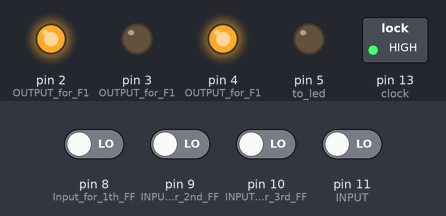
This program was run on a simulated Arduino Uno, built with avr-gcc and run on an emulated ATmega328P. Shown: switched loads named in the program (green lamp = pin HIGH), output pins drawn as LEDs (lit = HIGH). The inputs (shaded band) are chosen by the test bench; at power-on: pin 8 (Input_for_1th_FF), pin 9 (INPUT_for_2nd_FF), pin 10 (INPUT_for_3rd_FF), pin 11 (INPUT) LOW.

Above: at 8.8 s.
8.9 s: pin 9 (INPUT_for_2nd_FF) driven HIGH
At 13.0 s:
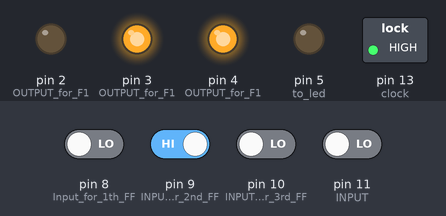
18.2 s: pin 10 (INPUT_for_3rd_FF) driven HIGH
At 20.3 s:
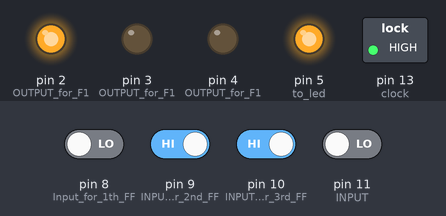
27.5 s: pin 11 (INPUT) driven HIGH
At 28.8 s:
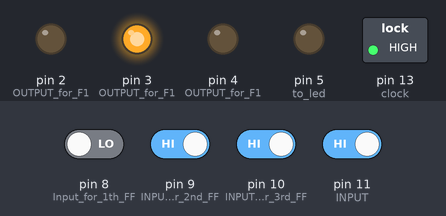
36.8 s: pin 11 (INPUT) driven LOW
At 43.1 s:
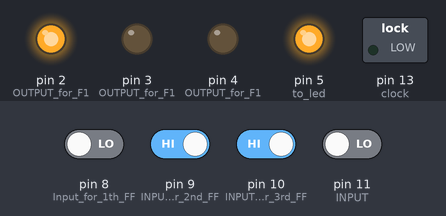
46.1 s: pin 9 (INPUT_for_2nd_FF) driven LOW
At 50.4 s:
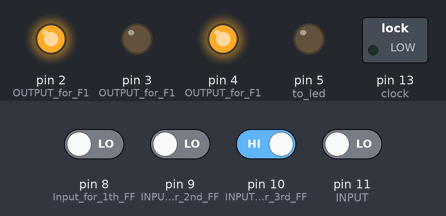
55.4 s: pin 10 (INPUT_for_3rd_FF) driven LOW and pin 11 (INPUT) driven HIGH
At 57.3 s:
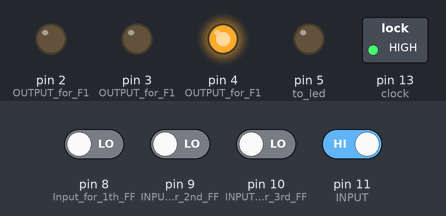
Timing chart, 0 to 65.5 s (numbered marks = the images above; inputs shaded):
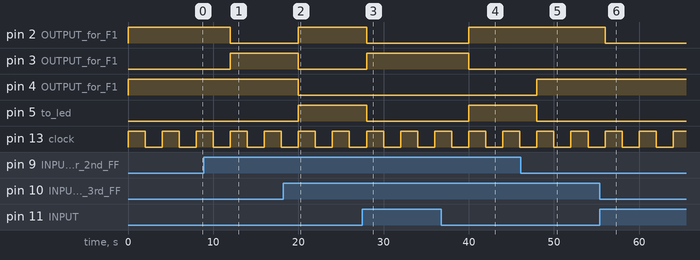

Measured:
- after the input at 8.9 s, pin 2 (OUTPUT_for_F1): HIGH → LOW after 3.1 s; pin 3 (OUTPUT_for_F1): LOW → HIGH after 3.1 s
- after the input at 18.2 s, pin 2 (OUTPUT_for_F1), pin 5 (to_led): LOW → HIGH after 1.8 s; pin 3 (OUTPUT_for_F1), pin 4 (OUTPUT_for_F1): HIGH → LOW after 1.8 s
- after the input at 27.5 s, pin 2 (OUTPUT_for_F1), pin 5 (to_led): HIGH → LOW after 0.50 s; pin 3 (OUTPUT_for_F1): LOW → HIGH after 0.50 s
- after the input at 36.8 s, pin 2 (OUTPUT_for_F1), pin 5 (to_led): LOW → HIGH after 3.2 s; pin 3 (OUTPUT_for_F1): HIGH → LOW after 3.2 s
- after the input at 46.1 s, pin 4 (OUTPUT_for_F1): LOW → HIGH after 1.9 s; pin 5 (to_led): HIGH → LOW after 1.9 s
- after the input at 55.4 s, pin 2 (OUTPUT_for_F1): HIGH → LOW after 0.60 s
- by itself, pin 13 (clock): alternates HIGH for 2.0 s and LOW for 2.0 s

The program:

main.cpp
```cpp
#include <Arduino.h>
int A=0,B=0,C=0,X=0;   //input
int P,Q,R,Y;          //output

void fsm_read()
{
  A = digitalRead(8);
  B= digitalRead(9);
  C = digitalRead(10);
 X= digitalRead(11);
}

void fsm_update()
{

 P=(!B && !X)||(C && !X);
 Q=(B && !C)||(C && X);
 R=(!B && !X)||(!C && !X)||(!B && !C);
 Y=(B && C && !X);


//  P=(!B&&!X)||(C&&!X);
//  Q=(!B&&C&&X)||(A&&X)||(B&&!C&&!X);
//  R=(B&&!C)||(B&&X)||(!A&&!C&&X);
//  Y=(B&&C&&!X);

  digitalWrite(2, P);
  digitalWrite(3, Q);
  digitalWrite(4, R);
  digitalWrite(5, Y);

  digitalWrite(13, HIGH);
  delay(2000);
  digitalWrite(13, LOW);
  delay(2000);

}
void setup() {
    pinMode(2, OUTPUT);  //OUTPUT for F1
    pinMode(3, OUTPUT);  //OUTPUT for F1
    pinMode(4, OUTPUT);  //OUTPUT for F1
    pinMode(5, OUTPUT);  // to led

    pinMode(13, OUTPUT); //clock

    pinMode(8, INPUT);  //Input for 1th FF
    pinMode(9, INPUT);  //INPUT for 2nd FF
    pinMode(10, INPUT);  //INPUT for 3rd FF
    pinMode(11, INPUT);  //INPUT +5V OR GRD

}


void loop()
 {
fsm_read();
fsm_update();

  }
```
